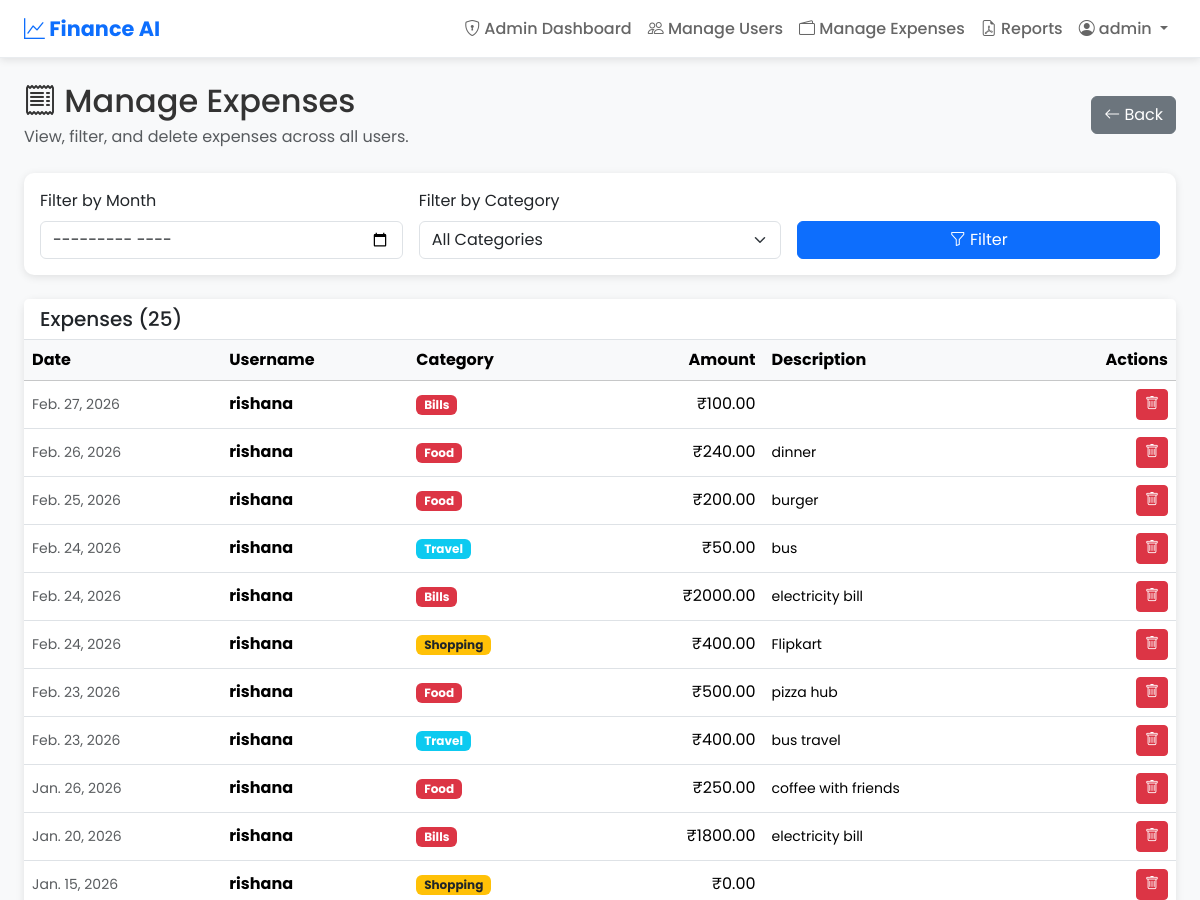
The page /admin-panel/expenses/ (signed in, upper part) on the database as committed earlier.
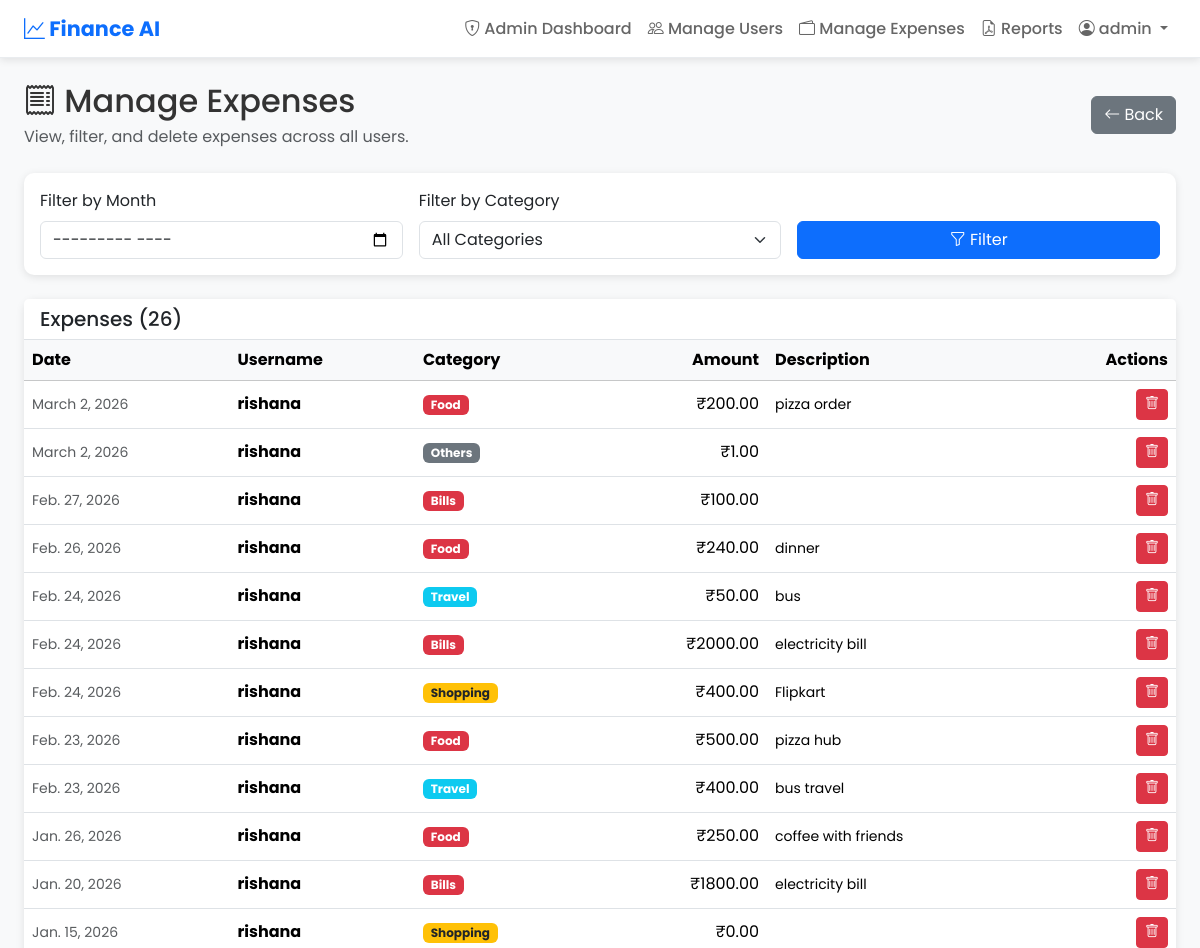
The same page on the database as committed later.
### expenses/models.py (models this page shows, shortened)
class Expense(models.Model):
	CATEGORY_CHOICES = [
		('Food', 'Food'),
		('Travel', 'Travel'),
		('Shopping', 'Shopping'),
		('Bills', 'Bills'),
		('Others', 'Others'),
	]
	user = models.ForeignKey(User, on_delete=models.CASCADE, related_name='expenses')
	category = models.CharField(max_length=20, choices=CATEGORY_CHOICES)
	amount = models.DecimalField(
		max_digits=10,
		decimal_places=2,
		validators=[
			MinValueValidator(Decimal('0.01')),
			MaxValueValidator(Decimal('1000000.00'))
		]
	)
	description = models.TextField(blank=True)
	date = models.DateField(default=dt_date.today)
	is_anomaly = models.BooleanField(default=False)
	is_auto_categorized = models.BooleanField(default=False)
	is_ml_predicted = models.BooleanField(default=False)
	class Meta:
		ordering = ['-date', '-id']

### expenses/views_admin.py (the view, shortened to what this page needs)
@user_passes_test(is_admin, redirect_field_name=None)
def manage_expenses(request):
    if not (request.user.is_staff and request.user.is_superuser):
        return redirect('dashboard')
    expenses = Expense.objects.select_related('user').order_by('-date')
    selected_month = request.GET.get('month')
    if selected_month:
        year, month = selected_month.split('-')
        expenses = expenses.filter(date__year=int(year), date__month=int(month))
    selected_category = request.GET.get('category')
    if selected_category:
        expenses = expenses.filter(category=selected_category)
    categories = Expense.CATEGORY_CHOICES
    context = {
        'expenses': expenses,
        'categories': categories,
        'selected_month': selected_month,
        'selected_category': selected_category,
    }
    return render(request, 'admin/manage_expenses.html', context)

### expenses/views_admin.py (called while the page is built)
def is_admin(user):
    return user.is_staff and user.is_superuser

### expenses/templates/admin/manage_expenses.html (shortened to what this page needs)
{% extends 'base.html' %}
{% block content %}
<div class="d-flex justify-content-between align-items-center mb-4">
  <div>
    <h2 class="mb-1"><i class="bi bi-receipt"></i> Manage Expenses</h2>
    <p class="text-muted mb-0">View, filter, and delete expenses across all users.</p>
  </div>
  <a class="btn btn-secondary" href="{% url 'admin_dashboard' %}"><i class="bi bi-arrow-left"></i> Back</a>
</div>
<div class="card mb-4">
  <div class="card-body">
    <form method="get" class="row g-3">
      <div class="col-md-4">
        <label class="form-label fw-600">Filter by Month</label>
        <input type="month" name="month" class="form-control" value="{{ selected_month }}">
      </div>
      <div class="col-md-4">
        <label class="form-label fw-600">Filter by Category</label>
        <select name="category" class="form-select">
          <option value="">All Categories</option>
        </select>
      </div>
      <div class="col-md-4">
        <label class="form-label">&nbsp;</label>
        <button class="btn btn-primary w-100" type="submit"><i class="bi bi-funnel"></i> Filter</button>
      </div>
    </form>
  </div>
</div>
<div class="card">
  <div class="card-header bg-white border-bottom">
    <h5 class="mb-0">Expenses ({{ expenses.count }})</h5>
  </div>
  <div class="card-body p-0">
    <div class="table-responsive">
      <table class="table table-hover align-middle mb-0">
        <thead class="table-light">
          <tr>
            <th>Date</th>
            <th>Username</th>
            <th>Category</th>
            <th class="text-end">Amount</th>
            <th>Description</th>
            <th class="text-end">Actions</th>
          </tr>
        </thead>
        <tbody>
          {% for expense in expenses %}
          <tr>
            <td><small class="text-muted">{{ expense.date }}</small></td>
            <td>
              <strong>{{ expense.user.username }}</strong>
            </td>
            <td>
              <span class="badge
                {% if expense.category == 'Food' %}bg-danger
                {% elif expense.category == 'Travel' %}bg-info
                {% elif expense.category == 'Shopping' %}bg-warning text-dark
                {% elif expense.category == 'Bills' %}bg-danger
                {% else %}bg-secondary
                {% endif %}">
                {{ expense.category }}
              </span>
            </td>
            <td class="text-end fw-600">₹{{ expense.amount|floatformat:2 }}</td>
            <td><small>{{ expense.description|truncatewords:15 }}</small></td>
            <td class="text-end">
              <form method="post" class="d-inline">
                <button type="submit" name="action" value="delete" class="btn btn-sm btn-danger" onclick="return confirm('Delete this expense?');">
                  <i class="bi bi-trash"></i>
                </button>
              </form>
            </td>
          </tr>
          {% empty %}
          <tr>
            <td colspan="6" class="text-center py-4 text-muted">No expenses found.</td>
          </tr>
          {% endfor %}
        </tbody>
      </table>
    </div>
  </div>
</div>
{% endblock %}

Rows that differ between the two databases and show on the page:
removed Expense: date "Feb. 25, 2026", user.username "rishana", category "Food", amount "200.00", description "burger"
added Expense: date "March 2, 2026", user.username "rishana", category "Food", amount "200.00", description "pizza order"
added Expense: date "March 2, 2026", user.username "rishana", category "Others", amount "1.00"
Other text that changed with them:
{{ expenses.count }}: "25" → "26"
